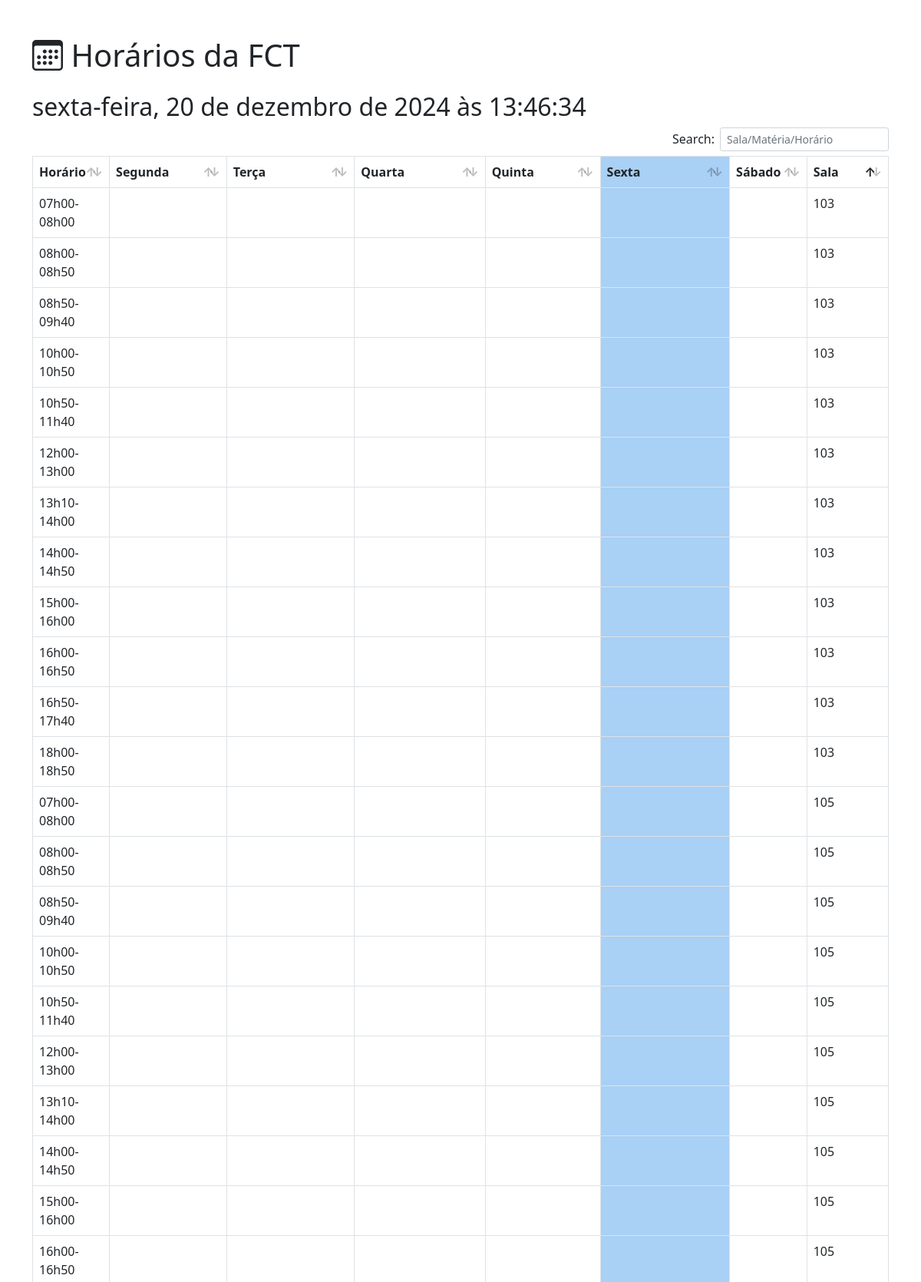
The page / (upper part) on the database its author committed.
### app.py (models this page shows)
class Schedule(Model):
    horario = CharField()
    segunda = CharField(null=True)
    terca = CharField(null=True)
    quarta = CharField(null=True)
    quinta = CharField(null=True)
    sexta = CharField(null=True)
    sabado = CharField(null=True)
    sala = CharField(null=True)
    class Meta:
        database = db

### app.py (the view)
@app.route('/')
def index():
    schedules = Schedule.select()
    return render_template('index.html', schedules=schedules)

### templates/index.html (shortened to what this page needs)
<!DOCTYPE html>
<html lang="pt-br">
<head>
    <link rel="stylesheet" href="https://cdn.jsdelivr.net/npm/bootstrap-icons@1.11.3/font/bootstrap-icons.min.css">
    <link href="{{ url_for('static', filename='css/style.css') }}" rel="stylesheet">
    <link href="{{ url_for('static', filename='css/bootstrap.min.css') }}" rel="stylesheet">
    <link href="{{ url_for('static', filename='css/dataTables.bootstrap5.min.css') }}" rel="stylesheet">
    <link href="{{ url_for('static', filename='css/dataTables.searchHighlight.css') }}" rel="stylesheet">
</head>
<body>
    <div class="container mt-5">
        <h1 class="mb-4"><i class="bi bi-calendar3"></i> Horários da FCT</h1>
        <h2 id="clock"></h2>
        <table id="scheduleTable" class="table table-bordered table-hover">
            <thead>
                <tr>
                    <th>Horário</th>
                    <th>Segunda</th>
                    <th>Terça</th>
                    <th>Quarta</th>
                    <th>Quinta</th>
                    <th>Sexta</th>
                    <th>Sábado</th>
                    <th data-order="asc">Sala</th>
                </tr>
            </thead>
            <tbody>
                {% for schedule in schedules %}
                <tr>
                    <td>{{ schedule.horario }}</td>
                    <td>{{ schedule.segunda }}</td>
                    <td>{{ schedule.terca }}</td>
                    <td>{{ schedule.quarta }}</td>
                    <td>{{ schedule.quinta }}</td>
                    <td>{{ schedule.sexta }}</td>
                    <td>{{ schedule.sabado }}</td>
                    <td>{{ schedule.sala }}</td>
                </tr>
                {% endfor %}
            </tbody>
        </table>
    </div>
</body>
</html>

### static/css/style.css (style rules this page uses)
.highlight-column { background-color: rgba(94, 168, 236, 0.534) !important; }

### rows shown on the page
Schedule: horario "07h00-08h00", sala "103"
Schedule: horario "08h00-08h50", sala "103"
Schedule: horario "08h50-09h40", sala "103"
Schedule: horario "10h00-10h50", sala "103"
Schedule: horario "10h50-11h40", sala "103"
Schedule: horario "12h00-13h00", sala "103"
Schedule: horario "13h10-14h00", sala "103"
Schedule: horario "14h00-14h50", sala "103"
Schedule: horario "15h00-16h00", sala "103"
Schedule: horario "16h00-16h50", sala "103"
Schedule: horario "16h50-17h40", sala "103"
Schedule: horario "18h00-18h50", sala "103"
Schedule: horario "07h00-08h00", sala "105"
Schedule: horario "08h00-08h50", sala "105"
Schedule: horario "08h50-09h40", sala "105"
Schedule: horario "10h00-10h50", sala "105"
Schedule: horario "10h50-11h40", sala "105"
Schedule: horario "12h00-13h00", sala "105"
Schedule: horario "13h10-14h00", sala "105"
Schedule: horario "14h00-14h50", sala "105"
Schedule: horario "15h00-16h00", sala "105"
Schedule: horario "16h00-16h50", sala "105"
